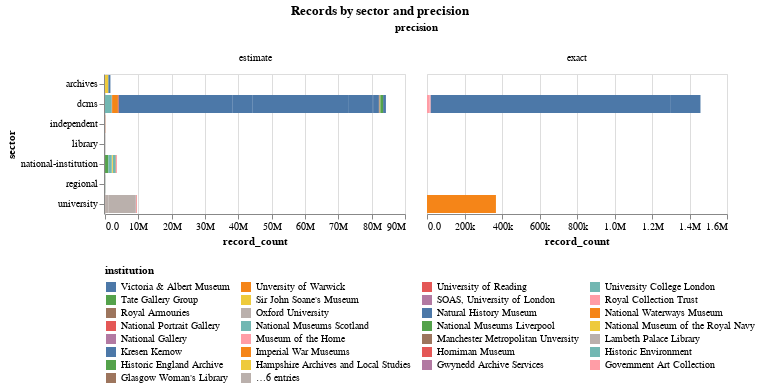

The code cell stored with this chart in its notebook:
### Markdown cell above
## Record count by sector

### Code cell
title = alt.TitleParams('Records by sector and precision', anchor='middle')
alt.Chart(records_data, title=title).mark_bar().encode(
    column='precision:O',
    x='record_count:Q',
    tooltip=['institution', 'record_count'],
    y='sector:N',
    color=alt.Color('institution:N', sort='descending', legend=alt.Legend(orient='bottom',columns=4))
).properties(width=300).resolve_scale(x='independent').configure(numberFormat='.2s')

### Figure 1 — Vega-Lite specification as saved in the notebook (floating-point values rounded to 4 significant figures)
{"config": {"view": {"continuousWidth": 300, "continuousHeight": 300}, "numberFormat": ".2s"}, "data": {"name": "data-5ce40cf9765744a229cc26ab8ec42a31"}, "mark": {"type": "bar"}, "encoding": {"color": {"field": "institution", "legend": {"columns": 4, "orient": "bottom"}, "sort": "descending", "type": "nominal"}, "column": {"field": "precision", "type": "ordinal"}, "tooltip": [{"field": "institution", "type": "nominal"}, {"field": "record_count", "type": "quantitative"}], "x": {"field": "record_count", "type": "quantitative"}, "y": {"field": "sector", "type": "nominal"}}, "resolve": {"scale": {"x": "independent"}}, "title": {"text": "Records by sector and precision", "anchor": "middle"}, "width": 300, "$schema": "https://vega.github.io/schema/vega-lite/v5.17.0.json", "datasets": {"data-5ce40cf9765744a229cc26ab8ec42a31": [{"institution": "Oxford University", "subcollection": "History of Science Museum", "sector": "university", "type": "museum", "topic": "science", "precision": "estimate", "record_count": 33592}, {"institution": "Oxford University", "subcollection": "Museum of Natural History", "sector": "university", "type": "museum", "topic": "nature", "precision": "estimate", "record_count": 505745}, {"institution": "Oxford University", "subcollection": "Pitt Rivers Museum", "sector": "university", "type": "museum", "topic": "anthopology", "precision": "estimate", "record_count": 513107}, {"institution": "Durham University", "subcollection": "Oriental Museum", "sector": "university", "type": "museum", "topic": "art", "precision": "estimate", "record_count": 33234}, {"institution": "University College London", "subcollection": "Petrie Museum", "sector": "university", "type": "museum", "topic": "history", "precision": "estimate", "record_count": 83455}, {"institution": "University College London", "subcollection": "UCL Art Museum", "sector": "university", "type": "museum", "topic": "art", "precision": "estimate", "record_count": 10712}, {"institution": "University College London", "subcollection": "UCL Pathology Collection", "sector": "university", "type": "museum", "topic": "medicine", "precision": "estimate", "record_count": 8817}, {"institution": "University College London", "subcollection": "UCL Pathology Collection", "sector": "university", "type": "museum", "topic": "science", "precision": "estimate", "record_count": 1462}, {"institution": "Glasgow Woman's Library", "subcollection": "Museum Collections", "sector": "library", "type": "museum", "topic": "mixed", "precision": "estimate", "record_count": 3567}, {"institution": "National Museum of the Royal Navy", "subcollection": "Museum Collection", "sector": "national-institution", "type": "museum", "topic": "architecture", "precision": "estimate", "record_count": 195690}, {"institution": "National Museums Scotland", "subcollection": "Museum Collection", "sector": "national-institution", "type": "museum", "topic": "architecture", "precision": "estimate", "record_count": 820000}, {"institution": "National Waterways Museum", "subcollection": "Museum Collection", "sector": "national-institution", "type": "museum", "topic": "transport", "precision": "estimate", "record_count": 4574}, {"institution": "Royal Collection Trust", "subcollection": "Museum Collection", "sector": "national-institution", "type": "museum", "topic": "transport", "precision": "estimate", "record_count": 289520}, {"institution": "Government Art Collection", "subcollection": "Museum Collection", "sector": "national-institution", "type": "museum", "topic": "transport", "precision": "estimate", "record_count": 15247}, {"institution": "Courtauld Gallery", "subcollection": "Museum Collection", "sector": "independent", "type": "museum", "topic": "transport", "precision": "estimate", "record_count": 33501}, {"institution": "Dulwich Picture Gallery", "subcollection": "Museum Collection", "sector": "independent", "type": "museum", "topic": "transport", "precision": "estimate", "record_count": 33501}, {"institution": "Dundee Heritage Trust", "subcollection": "Martime", "sector": "regional", "type": "museum", "topic": "maritime", "precision": "estimate", "record_count": 2411}, {"institution": "Dundee Heritage Trust", "subcollection": "Textiles", "sector": "regional", "type": "museum", "topic": "fashion", "precision": "estimate", "record_count": 5864}, {"institution": "Dundee Heritage Trust", "subcollection": "Dundee and Social History", "sector": "regional", "type": "museum", "topic": "social", "precision": "estimate", "record_count": 317}, {"institution": "Victoria & Albert Museum", "subcollection": "Victoria & Albert Museum", "sector": "dcms", "type": "museum", "topic": "art", "precision": "exact", "record_count": 1282171}, {"institution": "Museum of the Home", "subcollection": "Museum of the Home", "sector": "dcms", "type": "museum", "topic": "history", "precision": "exact", "record_count": 12200}, {"institution": "Horniman Museum", "subcollection": "Museum Collection", "sector": "dcms", "type": "museum", "topic": "history", "precision": "estimate", "record_count": 132612}, {"institution": "Imperial War Museums", "subcollection": "Museum Collection", "sector": "dcms", "type": "museum", "topic": "history", "precision": "estimate", "record_count": 1737698}, {"institution": "National Gallery", "subcollection": "Museum Collection", "sector": "dcms", "type": "museum", "topic": "history", "precision": "estimate", "record_count": 2626}, {"institution": "National Museums Liverpool", "subcollection": "Museum Collection", "sector": "dcms", "type": "museum", "topic": "history", "precision": "estimate", "record_count": 73682}, {"institution": "National Portrait Gallery", "subcollection": "Museum Collection", "sector": "dcms", "type": "museum", "topic": "history", "precision": "estimate", "record_count": 220000}, {"institution": "Natural History Museum", "subcollection": "Entomology collections", "sector": "dcms", "type": "museum", "topic": "nature", "precision": "estimate", "record_count": 34000000}, {"institution": "Natural History Museum", "subcollection": "Botany collections", "sector": "dcms", "type": "museum", "topic": "nature", "precision": "estimate", "record_count": 6000000}, {"institution": "Natural History Museum", "subcollection": "Zooology collections", "sector": "dcms", "type": "museum", "topic": "nature", "precision": "estimate", "record_count": 29000000}, {"institution": "Natural History Museum", "subcollection": "Palaeontology collections", "sector": "dcms", "type": "museum", "topic": "nature", "precision": "estimate", "record_count": 7000000}, {"institution": "Natural History Museum", "subcollection": "Mineralogy collections", "sector": "dcms", "type": "museum", "topic": "nature", "precision": "estimate", "record_count": 500000}, {"institution": "Natural History Museum", "subcollection": "Library and archive collections", "sector": "dcms", "type": "library", "topic": "nature", "precision": "estimate", "record_count": 1500000}, {"institution": "Royal Armouries", "subcollection": "Museum Collection", "sector": "dcms", "type": "museum", "topic": "nature", "precision": "estimate", "record_count": 65627}, {"institution": "Sir John Soane's Museum", "subcollection": "Museum Collection", "sector": "dcms", "type": "museum", "topic": "nature", "precision": "estimate", "record_count": 57164}, {"institution": "Tate Gallery Group", "subcollection": "Museum Collection", "sector": "dcms", "type": "museum", "topic": "nature", "precision": "estimate", "record_count": 79236}, {"institution": "British Museum", "subcollection": "Museum Collection", "sector": "dcms", "type": "museum", "topic": "nature", "precision": "estimate", "record_count": 2000000}, {"institution": "Oxford University", "subcollection": "History of Science Museum", "sector": "university", "type": "museum", "topic": "science", "precision": "estimate", "record_count": 21011}, {"institution": "Oxford University", "subcollection": "Bodleian Library", "sector": "university", "type": "library", "topic": "national", "precision": "estimate", "record_count": 8000000}, {"institution": "Manchester Metropolitan Unversity", "subcollection": "Special Collections", "sector": "university", "type": "library", "topic": "mixed", "precision": "estimate", "record_count": 28600}, {"institution": "SOAS, University of London", "subcollection": "Special Collections", "sector": "university", "type": "library", "topic": "mixed", "precision": "estimate", "record_count": 40337}, {"institution": "University of Reading", "subcollection": "Library Collection", "sector": "university", "type": "library", "topic": "history", "precision": "estimate", "record_count": 0}, {"institution": "Lambeth Palace Library", "subcollection": "Sion College Collections", "sector": "library", "type": "library", "topic": "theology", "precision": "estimate", "record_count": 15000}, {"institution": "National Museum of the Royal Navy", "subcollection": "Library Collection", "sector": "national-institution", "type": "library", "topic": "architecture", "precision": "estimate", "record_count": 195690}, {"institution": "Victoria & Albert Museum", "subcollection": "National Art Library", "sector": "dcms", "type": "library", "topic": "art", "precision": "estimate", "record_count": 849000}, {"institution": "Museum of the Home", "subcollection": "Library Collection", "sector": "dcms", "type": "library", "topic": "history", "precision": "exact", "record_count": 6290}, {"institution": "Royal Armouries", "subcollection": "Library Collection", "sector": "dcms", "type": "library", "topic": "nature", "precision": "estimate", "record_count": 65627}, {"institution": "Sir John Soane's Museum", "subcollection": "Library Collection", "sector": "dcms", "type": "library", "topic": "nature", "precision": "estimate", "record_count": 57164}, {"institution": "Unversity of Warwick", "subcollection": "Modern Records Centre", "sector": "university", "type": "archive", "topic": "mixed", "precision": "exact", "record_count": 367655}, {"institution": "University of Reading", "subcollection": "Archive Collection", "sector": "university", "type": "archive", "topic": "history", "precision": "estimate", "record_count": 186216}, {"institution": "National Waterways Museum", "subcollection": "Archive Collection", "sector": "national-institution", "type": "archive", "topic": "transport", "precision": "estimate", "record_count": 53195}, {"institution": "Historic England Archive", "subcollection": "Archive Collection", "sector": "national-institution", "type": "archive", "topic": "transport", "precision": "estimate", "record_count": 1000000}, {"institution": "Historic Environment", "subcollection": "Archive Collection", "sector": "national-institution", "type": "archive", "topic": "transport", "precision": "estimate", "record_count": 1000000}, {"institution": "Gwynedd Archive Services", "subcollection": "Archive Collection", "sector": "archives", "type": "archive", "topic": "transport", "precision": "estimate", "record_count": 12000}, {"institution": "Hampshire Archives and Local Studies", "subcollection": "Archive Collection", "sector": "archives", "type": "archive", "topic": "transport", "precision": "estimate", "record_count": 1000000}, {"institution": "Kresen Kernow", "subcollection": "Archive Collection", "sector": "archives", "type": "archive", "topic": "transport", "precision": "estimate", "record_count": 614909}, {"institution": "Bradford District Museums & Galleries", "subcollection": "Photographic Archive", "sector": "regional", "type": "archive", "topic": "mixed", "precision": "estimate", "record_count": 21878}, {"institution": "Victoria & Albert Museum", "subcollection": "Victoria & Albert Museum Archives", "sector": "dcms", "type": "archive", "topic": "art", "precision": "exact", "record_count": 157835}, {"institution": "Royal Armouries", "subcollection": "Archive Collection", "sector": "dcms", "type": "archive", "topic": "nature", "precision": "estimate", "record_count": 130130}, {"institution": "Sir John Soane's Museum", "subcollection": "Archive Collection", "sector": "dcms", "type": "archive", "topic": "nature", "precision": "estimate", "record_count": 0}, {"institution": "Tate Gallery Group", "subcollection": "Archive Collection", "sector": "dcms", "type": "archive", "topic": "nature", "precision": "estimate", "record_count": 807060}]}}
